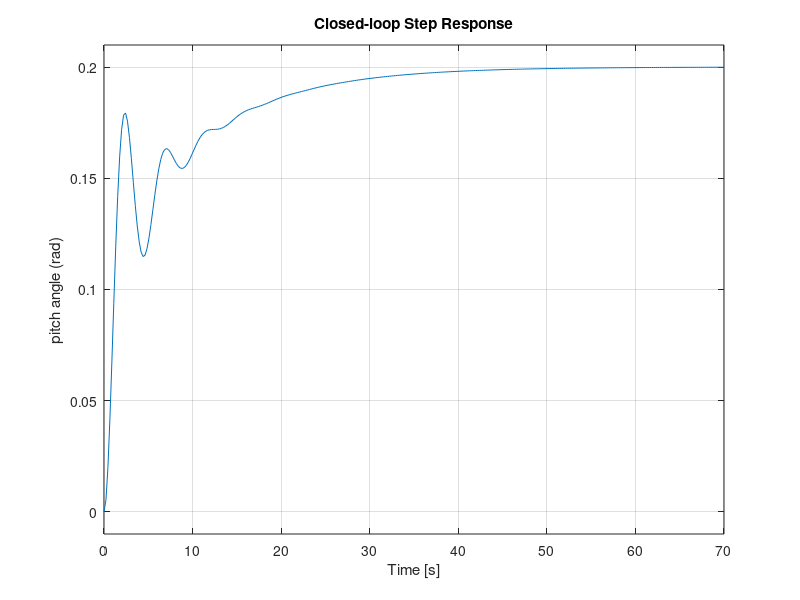

The MATLAB script that drew this image:
s = tf('s');

P_pitch = (1.15*s^2+0.51*s+0.057)/(s^4+1.046*s^3+1.154*s^2+0.287*s);

t = 0:0.01:10;

step(0.2*P_pitch,t);

axis([0 10 0 0.8]);

ylabel('pitch angle (rad)');

title('Open-loop Step Response');

sys_cl = feedback(P_pitch,1);

step(0.2*sys_cl);

ylabel('pitch angle (rad)');

title('Closed-loop Step Response');

poles = pole(sys_cl);

zeroes = zero(sys_cl);

poles
zeroes

